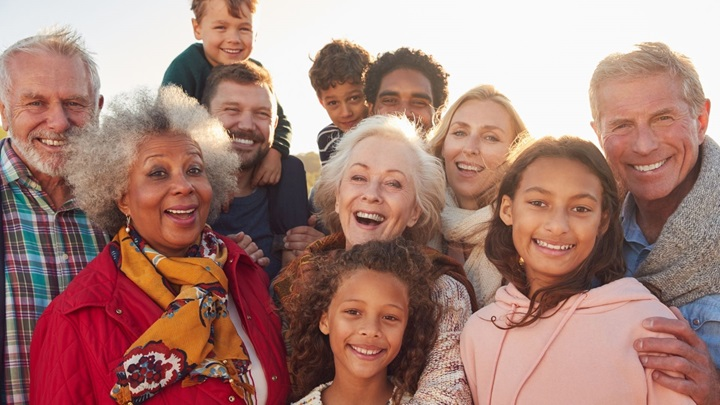
#> input picture faces.jpg, 720 x 405 px
$ python cutter.py
#> lines starting #> are read from the running program, lines starting #| are printed output that depends on the picture
import os
from PIL import Image
from tkinter import filedialog

files = filedialog.askopenfilenames(filetypes=[('Images', ('.png', '.jpg', '.gif', '.bmp', '.webp'))])
#> the answer given: faces.jpg

size_x, size_y = 246, 138
off = 5

resize = (1366,768)
ratio = min(resize[0]/size_x, resize[1]/size_y)
resize = (int(size_x*ratio), int(size_y*ratio))

for file in files:
    path, name = os.path.split(file)
    path = os.path.join(path, 'cuts', os.path.splitext(name)[0])

    if not os.path.exists(path):
        os.makedirs(path)
    elif not os.path.isdir(path):
        print('File already exists with same name as folder!')
        continue

    try:
        img = Image.open(file, 'r').convert('RGB')
#> img is the input picture: PIL image 720x405 RGB; mean R, G, B 166.9, 127.4, 118.9

        img.show(title='test')

        dim_x, dim_y = img.size
#> dim_x = 720; dim_y = 405
        grid_x, grid_y = (dim_x // (size_x+off)), (dim_y // (size_y+off))
#> grid_x = 2; grid_y = 2

        start_x, start_y = 0, dim_y - (size_y+off)*grid_y + off
#> start_x = 0; start_y = 124

        for x in range(grid_x):
            for y in range(grid_y):
                top, left = x*(size_x+off) + start_x, y*(size_y+off) + start_y

                box = (top, left, top + size_x, left + size_y)
                area = img.crop(box)

                if resize is not None:
                    area = area.resize(resize)#, resample=Image.Resampling.LANCZOS)

                area.save(os.path.join(path, f'img_{y*grid_x + x}.jpg'))
#> this loop made 2 passes
#> pass 1, `area.save(os.path.join(path, f'img_{y*grid_x + x}.jpg'))`:
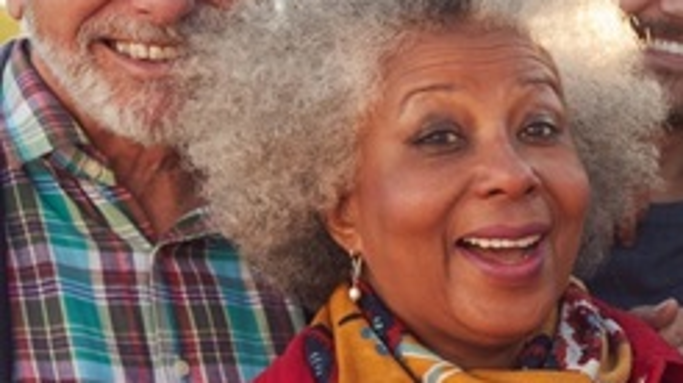
#> saved as img_0.jpg: PIL image 1366x766 RGB (shown at 1/2 size); mean R, G, B 136, 98.8, 88
#> pass 1, `area.save(os.path.join(path, f'img_{y*grid_x + x}.jpg'))`:
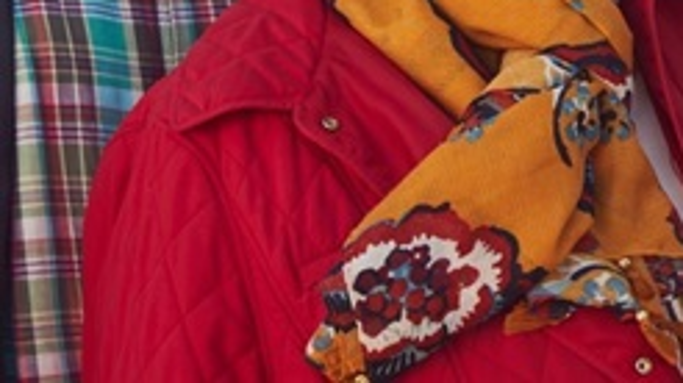
#> saved as img_2.jpg: PIL image 1366x766 RGB (shown at 1/2 size); mean R, G, B 142.7, 50, 53.4
#> pass 2, `area.save(os.path.join(path, f'img_{y*grid_x + x}.jpg'))`:
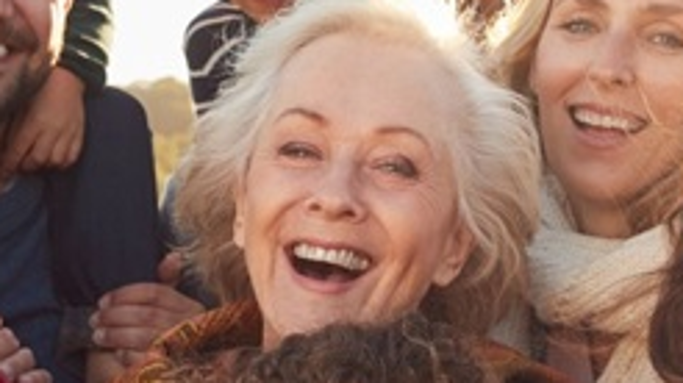
#> saved as img_1.jpg: PIL image 1366x766 RGB (shown at 1/2 size); mean R, G, B 146, 113.7, 100.5
#> pass 2, `area.save(os.path.join(path, f'img_{y*grid_x + x}.jpg'))`:
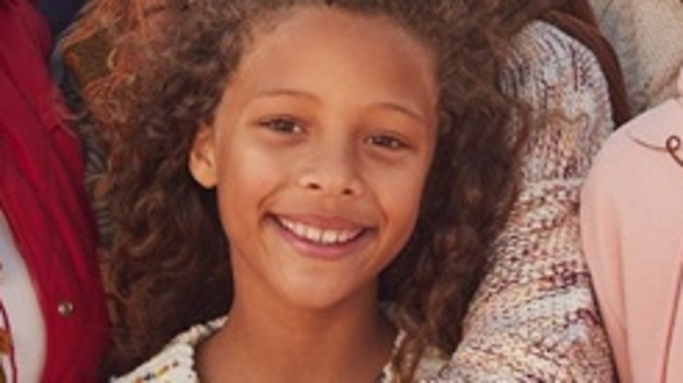
#> saved as img_3.jpg: PIL image 1366x766 RGB (shown at 1/2 size); mean R, G, B 136.8, 87.6, 77.1

    except Exception as e:
        print(f'Error on {file}: {str(e)}')
        raise
    else:
        print(f'Done: {file}')
